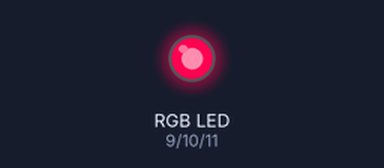
Simulated run of this sketch. Board: Arduino Uno, built with avr-gcc and run on an emulated ATmega328P. Shown: an RGB LED mixed from three pins (HIGH = lit). Dim RGB values are drawn brighter than linear.

Above: at 0.05 s.
At 1.0 s:
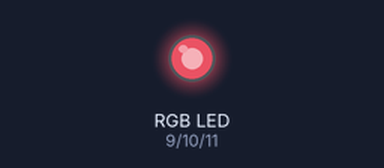
At 1.95 s:
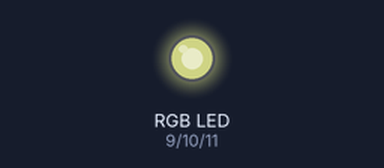
At 3.85 s:
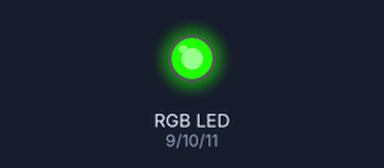
At 5.75 s:
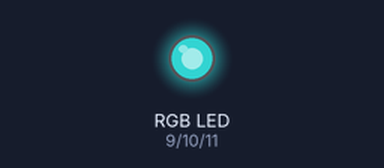
At 7.65 s:
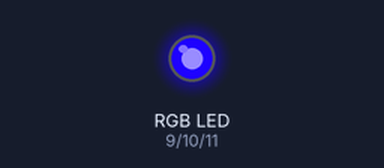
Timing chart, 0 to 10.0 s (numbered marks = the images above):
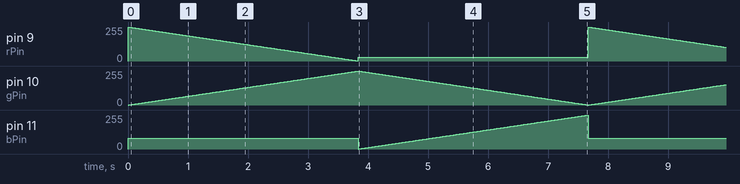

The sketch:

Projeto_011_LED_RGB_Automatico.ino
```cpp
// Projeto 011 - LED RGB Automático
// Arduino Uno | Arduino Neon Lab

int rPin=9, gPin=10, bPin=11;
 void setup(){}
 void loop(){
   for(int i=0;i<255;i++){ analogWrite(rPin,255-i); analogWrite(gPin,i); analogWrite(
 bPin,80); delay(15); }
   for(int i=0;i<255;i++){ analogWrite(gPin,255-i); analogWrite(bPin,i); analogWrite(
 rPin,30); delay(15); }
 }
```
